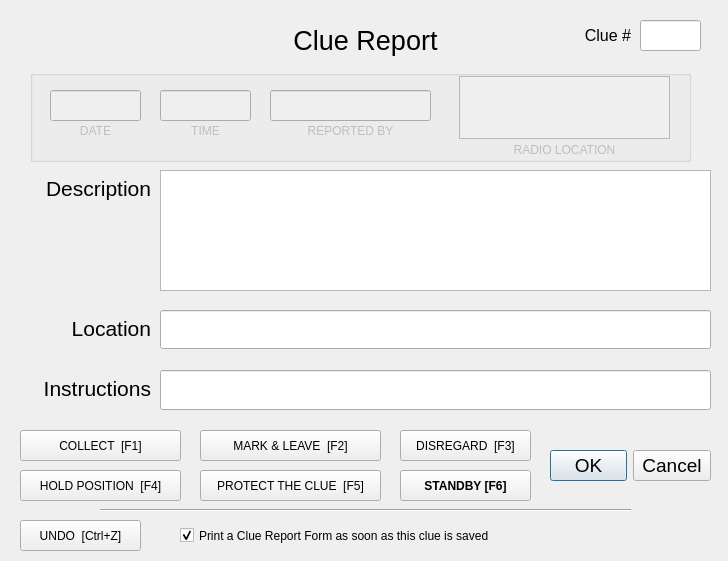
<?xml version="1.0" encoding="UTF-8"?>
<ui version="4.0">
 <class>clueDialog</class>
 <widget class="QDialog" name="clueDialog">
  <property name="geometry">
   <rect>
    <x>0</x>
    <y>0</y>
    <width>728</width>
    <height>561</height>
   </rect>
  </property>
  <property name="font">
   <font>
    <family>Segoe UI</family>
    <pointsize>16</pointsize>
   </font>
  </property>
  <property name="windowTitle">
   <string>Clue Report</string>
  </property>
  <widget class="QLabel" name="label_4">
   <property name="geometry">
    <rect>
     <x>10</x>
     <y>370</y>
     <width>141</width>
     <height>37</height>
    </rect>
   </property>
   <property name="font">
    <font>
     <family>Segoe UI</family>
     <pointsize>16</pointsize>
    </font>
   </property>
   <property name="text">
    <string>Instructions</string>
   </property>
   <property name="alignment">
    <set>Qt::AlignRight|Qt::AlignTrailing|Qt::AlignVCenter</set>
   </property>
  </widget>
  <widget class="QDialogButtonBox" name="buttonBox">
   <property name="geometry">
    <rect>
     <x>550</x>
     <y>440</y>
     <width>161</width>
     <height>51</height>
    </rect>
   </property>
   <property name="font">
    <font>
     <family>Segoe UI</family>
     <pointsize>14</pointsize>
    </font>
   </property>
   <property name="orientation">
    <enum>Qt::Horizontal</enum>
   </property>
   <property name="standardButtons">
    <set>QDialogButtonBox::Cancel|QDialogButtonBox::Ok</set>
   </property>
  </widget>
  <widget class="QLabel" name="label_3">
   <property name="geometry">
    <rect>
     <x>20</x>
     <y>310</y>
     <width>131</width>
     <height>37</height>
    </rect>
   </property>
   <property name="font">
    <font>
     <family>Segoe UI</family>
     <pointsize>16</pointsize>
    </font>
   </property>
   <property name="text">
    <string>Location</string>
   </property>
   <property name="alignment">
    <set>Qt::AlignRight|Qt::AlignTrailing|Qt::AlignVCenter</set>
   </property>
  </widget>
  <widget class="QLabel" name="label">
   <property name="geometry">
    <rect>
     <x>0</x>
     <y>170</y>
     <width>151</width>
     <height>37</height>
    </rect>
   </property>
   <property name="font">
    <font>
     <family>Segoe UI</family>
     <pointsize>16</pointsize>
    </font>
   </property>
   <property name="text">
    <string>Description</string>
   </property>
   <property name="alignment">
    <set>Qt::AlignRight|Qt::AlignTrailing|Qt::AlignVCenter</set>
   </property>
  </widget>
  <widget class="QLineEdit" name="instructionsField">
   <property name="geometry">
    <rect>
     <x>160</x>
     <y>370</y>
     <width>551</width>
     <height>40</height>
    </rect>
   </property>
   <property name="font">
    <font>
     <family>Segoe UI</family>
     <pointsize>16</pointsize>
    </font>
   </property>
  </widget>
  <widget class="QLineEdit" name="locationField">
   <property name="geometry">
    <rect>
     <x>160</x>
     <y>310</y>
     <width>551</width>
     <height>39</height>
    </rect>
   </property>
   <property name="font">
    <font>
     <family>Segoe UI</family>
     <pointsize>16</pointsize>
    </font>
   </property>
  </widget>
  <widget class="QLabel" name="label_2">
   <property name="geometry">
    <rect>
     <x>270</x>
     <y>20</y>
     <width>191</width>
     <height>41</height>
    </rect>
   </property>
   <property name="font">
    <font>
     <pointsize>20</pointsize>
    </font>
   </property>
   <property name="text">
    <string>Clue Report</string>
   </property>
   <property name="alignment">
    <set>Qt::AlignCenter</set>
   </property>
  </widget>
  <widget class="QLineEdit" name="clueNumberField">
   <property name="geometry">
    <rect>
     <x>640</x>
     <y>20</y>
     <width>61</width>
     <height>31</height>
    </rect>
   </property>
   <property name="font">
    <font>
     <pointsize>14</pointsize>
    </font>
   </property>
  </widget>
  <widget class="QLabel" name="label_6">
   <property name="geometry">
    <rect>
     <x>560</x>
     <y>20</y>
     <width>71</width>
     <height>31</height>
    </rect>
   </property>
   <property name="font">
    <font>
     <family>Segoe UI</family>
     <pointsize>12</pointsize>
    </font>
   </property>
   <property name="text">
    <string>Clue #</string>
   </property>
   <property name="alignment">
    <set>Qt::AlignRight|Qt::AlignTrailing|Qt::AlignVCenter</set>
   </property>
  </widget>
  <widget class="QGroupBox" name="groupBox">
   <property name="geometry">
    <rect>
     <x>30</x>
     <y>70</y>
     <width>661</width>
     <height>92</height>
    </rect>
   </property>
   <property name="title">
    <string/>
   </property>
   <widget class="QLineEdit" name="callsignField">
    <property name="enabled">
     <bool>false</bool>
    </property>
    <property name="geometry">
     <rect>
      <x>240</x>
      <y>20</y>
      <width>161</width>
      <height>31</height>
     </rect>
    </property>
    <property name="font">
     <font>
      <family>Segoe UI</family>
      <pointsize>12</pointsize>
     </font>
    </property>
    <property name="focusPolicy">
     <enum>Qt::NoFocus</enum>
    </property>
    <property name="text">
     <string/>
    </property>
   </widget>
   <widget class="QLabel" name="label_5">
    <property name="enabled">
     <bool>false</bool>
    </property>
    <property name="geometry">
     <rect>
      <x>240</x>
      <y>40</y>
      <width>161</width>
      <height>41</height>
     </rect>
    </property>
    <property name="font">
     <font>
      <family>Segoe UI</family>
      <pointsize>9</pointsize>
     </font>
    </property>
    <property name="text">
     <string>REPORTED BY</string>
    </property>
    <property name="alignment">
     <set>Qt::AlignCenter</set>
    </property>
   </widget>
   <widget class="QLabel" name="label_8">
    <property name="enabled">
     <bool>false</bool>
    </property>
    <property name="geometry">
     <rect>
      <x>424</x>
      <y>59</y>
      <width>221</width>
      <height>41</height>
     </rect>
    </property>
    <property name="font">
     <font>
      <family>Segoe UI</family>
      <pointsize>9</pointsize>
     </font>
    </property>
    <property name="text">
     <string>RADIO LOCATION</string>
    </property>
    <property name="alignment">
     <set>Qt::AlignCenter</set>
    </property>
   </widget>
   <widget class="QLabel" name="label_7">
    <property name="enabled">
     <bool>false</bool>
    </property>
    <property name="geometry">
     <rect>
      <x>130</x>
      <y>40</y>
      <width>91</width>
      <height>41</height>
     </rect>
    </property>
    <property name="font">
     <font>
      <family>Segoe UI</family>
      <pointsize>9</pointsize>
     </font>
    </property>
    <property name="text">
     <string>TIME</string>
    </property>
    <property name="alignment">
     <set>Qt::AlignCenter</set>
    </property>
   </widget>
   <widget class="QLineEdit" name="timeField">
    <property name="enabled">
     <bool>false</bool>
    </property>
    <property name="geometry">
     <rect>
      <x>130</x>
      <y>20</y>
      <width>91</width>
      <height>31</height>
     </rect>
    </property>
    <property name="font">
     <font>
      <family>Segoe UI</family>
      <pointsize>12</pointsize>
     </font>
    </property>
    <property name="focusPolicy">
     <enum>Qt::NoFocus</enum>
    </property>
    <property name="text">
     <string/>
    </property>
   </widget>
   <widget class="QLineEdit" name="dateField">
    <property name="enabled">
     <bool>false</bool>
    </property>
    <property name="geometry">
     <rect>
      <x>20</x>
      <y>20</y>
      <width>91</width>
      <height>31</height>
     </rect>
    </property>
    <property name="font">
     <font>
      <family>Segoe UI</family>
      <pointsize>12</pointsize>
     </font>
    </property>
    <property name="focusPolicy">
     <enum>Qt::NoFocus</enum>
    </property>
    <property name="text">
     <string/>
    </property>
   </widget>
   <widget class="QLabel" name="label_9">
    <property name="enabled">
     <bool>false</bool>
    </property>
    <property name="geometry">
     <rect>
      <x>20</x>
      <y>40</y>
      <width>91</width>
      <height>41</height>
     </rect>
    </property>
    <property name="font">
     <font>
      <family>Segoe UI</family>
      <pointsize>9</pointsize>
     </font>
    </property>
    <property name="text">
     <string>DATE</string>
    </property>
    <property name="alignment">
     <set>Qt::AlignCenter</set>
    </property>
   </widget>
   <widget class="QTextEdit" name="radioLocField">
    <property name="enabled">
     <bool>false</bool>
    </property>
    <property name="geometry">
     <rect>
      <x>429</x>
      <y>6</y>
      <width>211</width>
      <height>63</height>
     </rect>
    </property>
    <property name="font">
     <font>
      <pointsize>12</pointsize>
     </font>
    </property>
    <property name="focusPolicy">
     <enum>Qt::NoFocus</enum>
    </property>
   </widget>
  </widget>
  <widget class="QPushButton" name="cluequick_text_button_departing">
   <property name="geometry">
    <rect>
     <x>20</x>
     <y>430</y>
     <width>161</width>
     <height>31</height>
    </rect>
   </property>
   <property name="font">
    <font>
     <pointsize>9</pointsize>
    </font>
   </property>
   <property name="focusPolicy">
    <enum>Qt::NoFocus</enum>
   </property>
   <property name="text">
    <string>COLLECT  [F1]</string>
   </property>
   <property name="shortcut">
    <string>F1</string>
   </property>
  </widget>
  <widget class="QPushButton" name="cluequick_text_button_completed_assignment">
   <property name="geometry">
    <rect>
     <x>400</x>
     <y>430</y>
     <width>131</width>
     <height>31</height>
    </rect>
   </property>
   <property name="font">
    <font>
     <pointsize>9</pointsize>
    </font>
   </property>
   <property name="focusPolicy">
    <enum>Qt::NoFocus</enum>
   </property>
   <property name="text">
    <string>DISREGARD  [F3]</string>
   </property>
   <property name="shortcut">
    <string>F3</string>
   </property>
  </widget>
  <widget class="QPushButton" name="cluequick_text_button_at_ic">
   <property name="geometry">
    <rect>
     <x>20</x>
     <y>470</y>
     <width>161</width>
     <height>31</height>
    </rect>
   </property>
   <property name="font">
    <font>
     <pointsize>9</pointsize>
    </font>
   </property>
   <property name="focusPolicy">
    <enum>Qt::NoFocus</enum>
   </property>
   <property name="text">
    <string>HOLD POSITION  [F4]</string>
   </property>
   <property name="shortcut">
    <string>F4</string>
   </property>
  </widget>
  <widget class="QPushButton" name="cluequick_text_button_starting_assignment">
   <property name="geometry">
    <rect>
     <x>200</x>
     <y>430</y>
     <width>181</width>
     <height>31</height>
    </rect>
   </property>
   <property name="font">
    <font>
     <pointsize>9</pointsize>
    </font>
   </property>
   <property name="focusPolicy">
    <enum>Qt::NoFocus</enum>
   </property>
   <property name="text">
    <string>MARK &amp;&amp; LEAVE  [F2]</string>
   </property>
   <property name="shortcut">
    <string>F2</string>
   </property>
  </widget>
  <widget class="QPushButton" name="clueQuickTextUndoButton">
   <property name="geometry">
    <rect>
     <x>20</x>
     <y>520</y>
     <width>121</width>
     <height>31</height>
    </rect>
   </property>
   <property name="font">
    <font>
     <pointsize>9</pointsize>
    </font>
   </property>
   <property name="focusPolicy">
    <enum>Qt::NoFocus</enum>
   </property>
   <property name="text">
    <string>UNDO  [Ctrl+Z]</string>
   </property>
   <property name="shortcut">
    <string>Ctrl+Z</string>
   </property>
  </widget>
  <widget class="QCheckBox" name="clueReportPrintCheckBox">
   <property name="geometry">
    <rect>
     <x>180</x>
     <y>520</y>
     <width>381</width>
     <height>31</height>
    </rect>
   </property>
   <property name="font">
    <font>
     <pointsize>9</pointsize>
    </font>
   </property>
   <property name="text">
    <string>Print a Clue Report Form as soon as this clue is saved</string>
   </property>
   <property name="checked">
    <bool>true</bool>
   </property>
  </widget>
  <widget class="QPushButton" name="cluequick_text_button_radio_check">
   <property name="geometry">
    <rect>
     <x>200</x>
     <y>470</y>
     <width>181</width>
     <height>31</height>
    </rect>
   </property>
   <property name="font">
    <font>
     <pointsize>9</pointsize>
    </font>
   </property>
   <property name="focusPolicy">
    <enum>Qt::NoFocus</enum>
   </property>
   <property name="text">
    <string>PROTECT THE CLUE  [F5]</string>
   </property>
   <property name="shortcut">
    <string>F5</string>
   </property>
  </widget>
  <widget class="QPlainTextEdit" name="descriptionField">
   <property name="geometry">
    <rect>
     <x>160</x>
     <y>170</y>
     <width>551</width>
     <height>121</height>
    </rect>
   </property>
   <property name="cursor" stdset="0">
    <cursorShape>IBeamCursor</cursorShape>
   </property>
   <property name="mouseTracking">
    <bool>true</bool>
   </property>
   <property name="focusPolicy">
    <enum>Qt::StrongFocus</enum>
   </property>
   <property name="styleSheet">
    <string notr="true">font: 14pt &quot;Segoe UI&quot;;</string>
   </property>
   <property name="inputMethodHints">
    <set>Qt::ImhNone</set>
   </property>
   <property name="tabChangesFocus">
    <bool>true</bool>
   </property>
  </widget>
  <widget class="QPushButton" name="cluequick_text_button_welfare_check">
   <property name="geometry">
    <rect>
     <x>400</x>
     <y>470</y>
     <width>131</width>
     <height>31</height>
    </rect>
   </property>
   <property name="font">
    <font>
     <pointsize>9</pointsize>
     <weight>75</weight>
     <bold>true</bold>
    </font>
   </property>
   <property name="focusPolicy">
    <enum>Qt::NoFocus</enum>
   </property>
   <property name="text">
    <string>STANDBY [F6]</string>
   </property>
   <property name="shortcut">
    <string>F6</string>
   </property>
  </widget>
  <widget class="Line" name="line">
   <property name="geometry">
    <rect>
     <x>100</x>
     <y>500</y>
     <width>531</width>
     <height>20</height>
    </rect>
   </property>
   <property name="orientation">
    <enum>Qt::Horizontal</enum>
   </property>
  </widget>
  <zorder>groupBox</zorder>
  <zorder>label_4</zorder>
  <zorder>buttonBox</zorder>
  <zorder>label_3</zorder>
  <zorder>label</zorder>
  <zorder>instructionsField</zorder>
  <zorder>locationField</zorder>
  <zorder>label_2</zorder>
  <zorder>clueNumberField</zorder>
  <zorder>label_6</zorder>
  <zorder>cluequick_text_button_departing</zorder>
  <zorder>cluequick_text_button_completed_assignment</zorder>
  <zorder>cluequick_text_button_at_ic</zorder>
  <zorder>cluequick_text_button_starting_assignment</zorder>
  <zorder>clueQuickTextUndoButton</zorder>
  <zorder>clueReportPrintCheckBox</zorder>
  <zorder>cluequick_text_button_radio_check</zorder>
  <zorder>descriptionField</zorder>
  <zorder>cluequick_text_button_welfare_check</zorder>
  <zorder>line</zorder>
 </widget>
 <tabstops>
  <tabstop>clueNumberField</tabstop>
  <tabstop>descriptionField</tabstop>
  <tabstop>locationField</tabstop>
  <tabstop>instructionsField</tabstop>
  <tabstop>clueReportPrintCheckBox</tabstop>
 </tabstops>
 <resources/>
 <connections>
  <connection>
   <sender>buttonBox</sender>
   <signal>accepted()</signal>
   <receiver>clueDialog</receiver>
   <slot>accept()</slot>
   <hints>
    <hint type="sourcelabel">
     <x>616</x>
     <y>391</y>
    </hint>
    <hint type="destinationlabel">
     <x>614</x>
     <y>436</y>
    </hint>
   </hints>
  </connection>
  <connection>
   <sender>buttonBox</sender>
   <signal>rejected()</signal>
   <receiver>clueDialog</receiver>
   <slot>close()</slot>
   <hints>
    <hint type="sourcelabel">
     <x>710</x>
     <y>410</y>
    </hint>
    <hint type="destinationlabel">
     <x>694</x>
     <y>432</y>
    </hint>
   </hints>
  </connection>
  <connection>
   <sender>cluequick_text_button_departing</sender>
   <signal>clicked()</signal>
   <receiver>clueDialog</receiver>
   <slot>clueQuickTextAction()</slot>
   <hints>
    <hint type="sourcelabel">
     <x>50</x>
     <y>360</y>
    </hint>
    <hint type="destinationlabel">
     <x>11</x>
     <y>363</y>
    </hint>
   </hints>
  </connection>
  <connection>
   <sender>cluequick_text_button_starting_assignment</sender>
   <signal>clicked()</signal>
   <receiver>clueDialog</receiver>
   <slot>clueQuickTextAction()</slot>
   <hints>
    <hint type="sourcelabel">
     <x>213</x>
     <y>360</y>
    </hint>
    <hint type="destinationlabel">
     <x>256</x>
     <y>342</y>
    </hint>
   </hints>
  </connection>
  <connection>
   <sender>cluequick_text_button_completed_assignment</sender>
   <signal>clicked()</signal>
   <receiver>clueDialog</receiver>
   <slot>clueQuickTextAction()</slot>
   <hints>
    <hint type="sourcelabel">
     <x>419</x>
     <y>358</y>
    </hint>
    <hint type="destinationlabel">
     <x>542</x>
     <y>341</y>
    </hint>
   </hints>
  </connection>
  <connection>
   <sender>cluequick_text_button_at_ic</sender>
   <signal>clicked()</signal>
   <receiver>clueDialog</receiver>
   <slot>clueQuickTextAction()</slot>
   <hints>
    <hint type="sourcelabel">
     <x>32</x>
     <y>409</y>
    </hint>
    <hint type="destinationlabel">
     <x>111</x>
     <y>440</y>
    </hint>
   </hints>
  </connection>
  <connection>
   <sender>clueQuickTextUndoButton</sender>
   <signal>clicked()</signal>
   <receiver>clueDialog</receiver>
   <slot>clueQuickTextUndo()</slot>
   <hints>
    <hint type="sourcelabel">
     <x>129</x>
     <y>520</y>
    </hint>
    <hint type="destinationlabel">
     <x>508</x>
     <y>419</y>
    </hint>
   </hints>
  </connection>
  <connection>
   <sender>cluequick_text_button_radio_check</sender>
   <signal>clicked()</signal>
   <receiver>clueDialog</receiver>
   <slot>clueQuickTextAction()</slot>
   <hints>
    <hint type="sourcelabel">
     <x>298</x>
     <y>413</y>
    </hint>
    <hint type="destinationlabel">
     <x>312</x>
     <y>428</y>
    </hint>
   </hints>
  </connection>
  <connection>
   <sender>cluequick_text_button_welfare_check</sender>
   <signal>clicked()</signal>
   <receiver>clueDialog</receiver>
   <slot>clueQuickTextAction()</slot>
   <hints>
    <hint type="sourcelabel">
     <x>465</x>
     <y>485</y>
    </hint>
    <hint type="destinationlabel">
     <x>363</x>
     <y>280</y>
    </hint>
   </hints>
  </connection>
 </connections>
 <slots>
  <slot>clueQuickTextAction()</slot>
  <slot>clueQuickTextUndo()</slot>
 </slots>
</ui>
